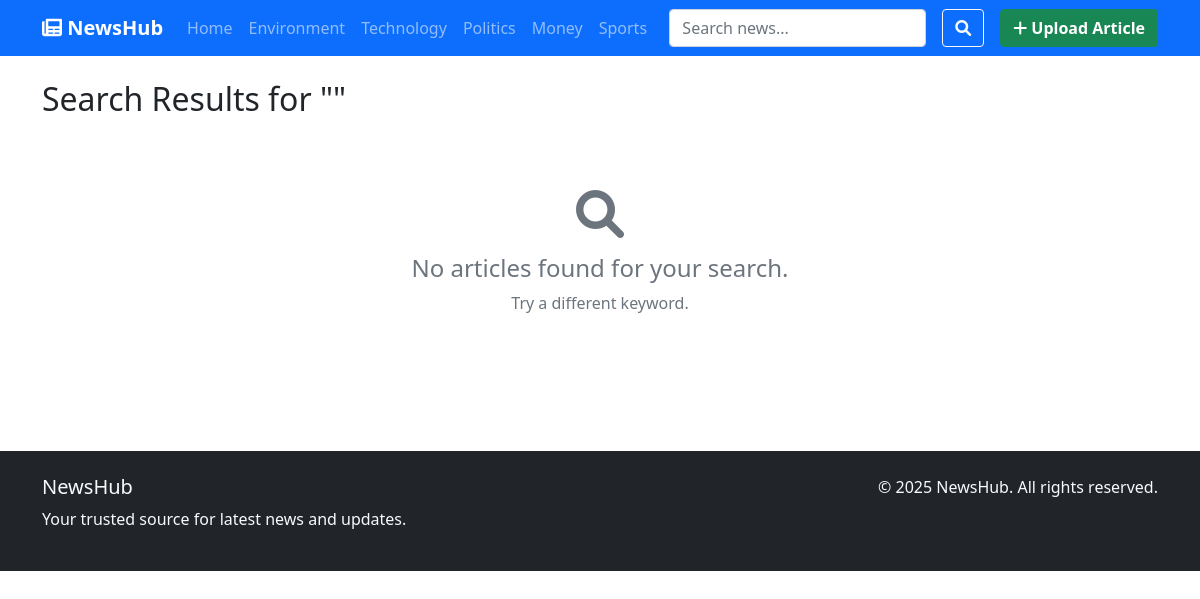
The app's page /search/ with its own data.
### news/models.py (models this page shows, shortened)
class Category(models.Model):
    name = models.CharField(max_length=100, unique=True)
    description = models.TextField(blank=True)
    created_at = models.DateTimeField(auto_now_add=True)
    class Meta:
        verbose_name_plural = "Categories"
    def get_absolute_url(self):
        return reverse('news:category', kwargs={'category_id': self.pk})

### news/views.py (the view)
# urls.py: path('search/', views.search, name='search'),
def search(request):
    query = request.GET.get('q', '')
    articles = []
    if query:
        articles = Article.objects.filter(
            Q(title__icontains=query) | Q(content__icontains=query),
            status='published'
        ).select_related('author', 'category')
    context = {
        'articles': articles,
        'query': query,
        'categories': Category.objects.all(),
    }
    return render(request, 'news/search_results.html', context)

### news/context_processors.py (called while the page is built)
def categories_processor(request):
    return {'categories': Category.objects.all()}

### news/templates/news/search_results.html (shortened to what this page needs)
{% extends 'news/base.html' %}
{% load static %}
{% block content %}
<div class="container">
    <h2 class="mb-4">Search Results for "{{ query }}"</h2>
    <div class="row">
        {% for article in articles %}
        <div class="col-lg-4 col-md-6 mb-4">
            <div class="card h-100 border-0 shadow-sm">
                {% if article.image %}
                <img src="{{ article.image.url }}" alt="{{ article.title }}">
                {% else %}
                <img src="{% static 'default.png' %}" alt="No image available">
                {% endif %}
                <div class="card-body d-flex flex-column">
                    <div class="d-flex justify-content-between align-items-center mb-2">
                        <span class="badge bg-secondary">{{ article.category.name }}</span>
                        <small class="text-muted">{{ article.published_at|date:"M d, Y" }}</small>
                    </div>
                    <h5 class="card-title">
                        <a href="{{ article.get_absolute_url }}" class="text-decoration-none text-dark">
                            {{ article.title|truncatechars:60 }}
                        </a>
                    </h5>
                    <p class="card-text flex-grow-1">{{ article.excerpt|truncatechars:100 }}</p>
                    <small class="text-muted mt-auto">
                        <i class="fas fa-user"></i> {{ article.author.username }} •
                        <i class="fas fa-eye"></i> {{ article.views }}
                    </small>
                </div>
            </div>
        </div>
        {% empty %}
        <div class="col-12">
            <div class="text-center py-5">
                <i class="fas fa-search fa-3x text-muted mb-3"></i>
                <h4 class="text-muted">No articles found for your search.</h4>
                <p class="text-muted">Try a different keyword.</p>
            </div>
        </div>
        {% endfor %}
    </div>
</div>
{% endblock %}

### news/templates/news/base.html (shortened to what this page needs)
<!DOCTYPE html>
<html lang="en">
<head>
    <link href="https://cdnjs.cloudflare.com/ajax/libs/bootstrap/5.1.3/css/bootstrap.min.css" rel="stylesheet">
    <link href="https://cdnjs.cloudflare.com/ajax/libs/font-awesome/6.0.0/css/all.min.css" rel="stylesheet">
</head>
<body>
    <nav class="navbar navbar-expand-lg navbar-dark bg-primary">
        <div class="container">
            <a class="navbar-brand fw-bold" href="{% url 'news:home' %}">
                <i class="fas fa-newspaper"></i> NewsHub
            </a>
            <div class="collapse navbar-collapse" id="navbarNav">
                <ul class="navbar-nav me-auto">
                    <li class="nav-item">
                        <a class="nav-link" href="{% url 'news:home' %}">Home</a>
                    </li>
                    {% for category in categories %}
                    <li class="nav-item">
                        <a class="nav-link" href="{{ category.get_absolute_url }}">{{ category.name }}</a>
                    </li>
                    {% endfor %}
                </ul>
                <form class="d-flex align-items-center gap-2" method="GET" action="{% url 'news:search' %}">
                    <input class="form-control me-2" type="search" name="q" placeholder="Search news..."
                        value="{{ request.GET.q }}" style="min-width: 180px;">
                    <button class="btn btn-outline-light me-2" type="submit" title="Search">
                        <i class="fas fa-search"></i>
                    </button>
                    <a href="{% url 'news:article_create' %}" class="btn btn-success fw-bold d-flex align-items-center"
                        style="white-space: nowrap;">
                        <i class="fas fa-plus me-1"></i> Upload Article
                    </a>
                </form>
            </div>
        </div>
    </nav>
    <main class="py-4">
        {% block content %}
        {% endblock %}
    </main>
    <footer class="bg-dark text-light py-4 mt-5">
        <div class="container">
            <div class="row">
                <div class="col-md-6">
                    <h5>NewsHub</h5>
                    <p>Your trusted source for latest news and updates.</p>
                </div>
                <div class="col-md-6 text-md-end">
                    <p>&copy; 2025 NewsHub. All rights reserved.</p>
                </div>
            </div>
        </div>
    </footer>
</body>
</html>

### records on screen
Category: name "Environment"
Category: name "Technology"
Category: name "Politics"
Category: name "Money"
Category: name "Sports"
